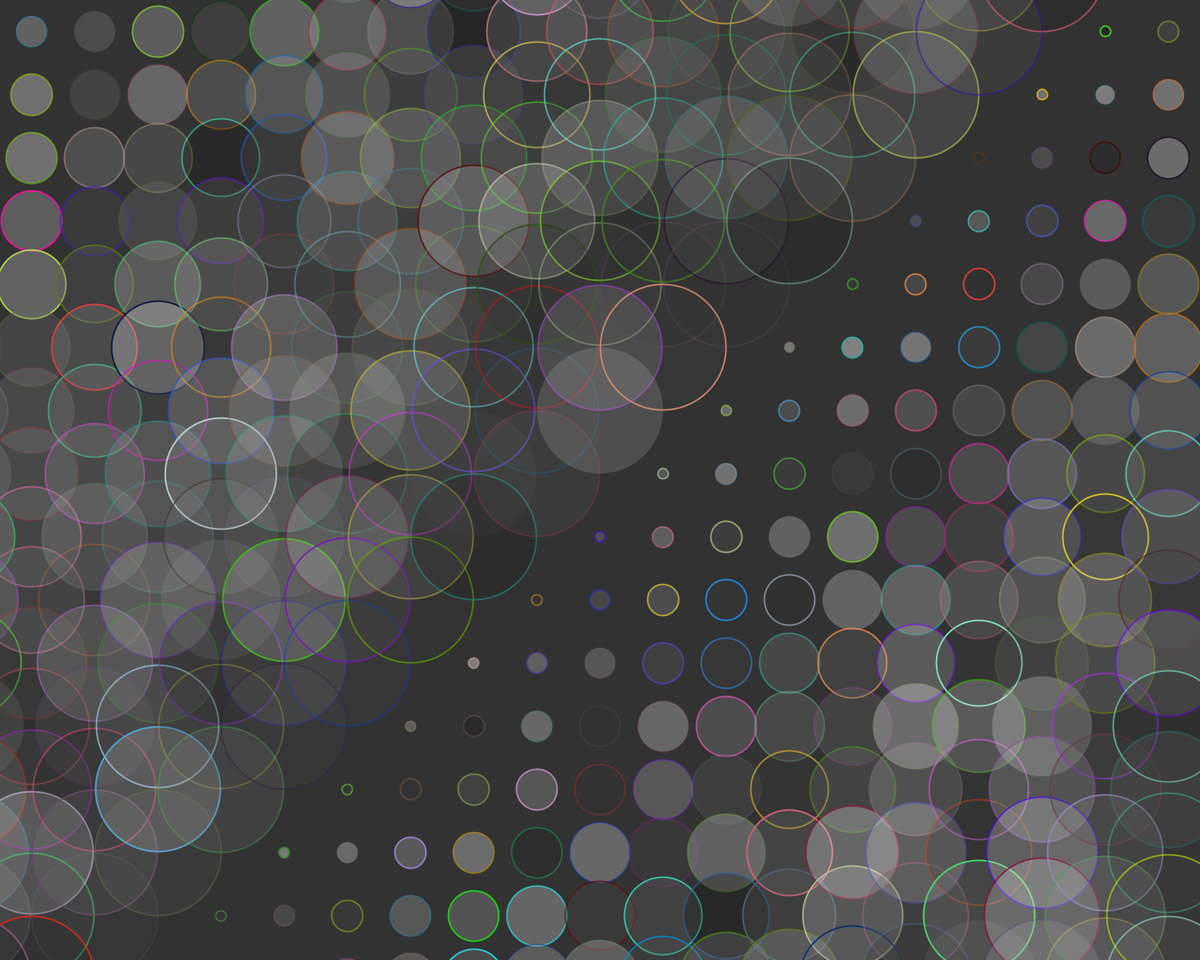
Frame 1 (no input)
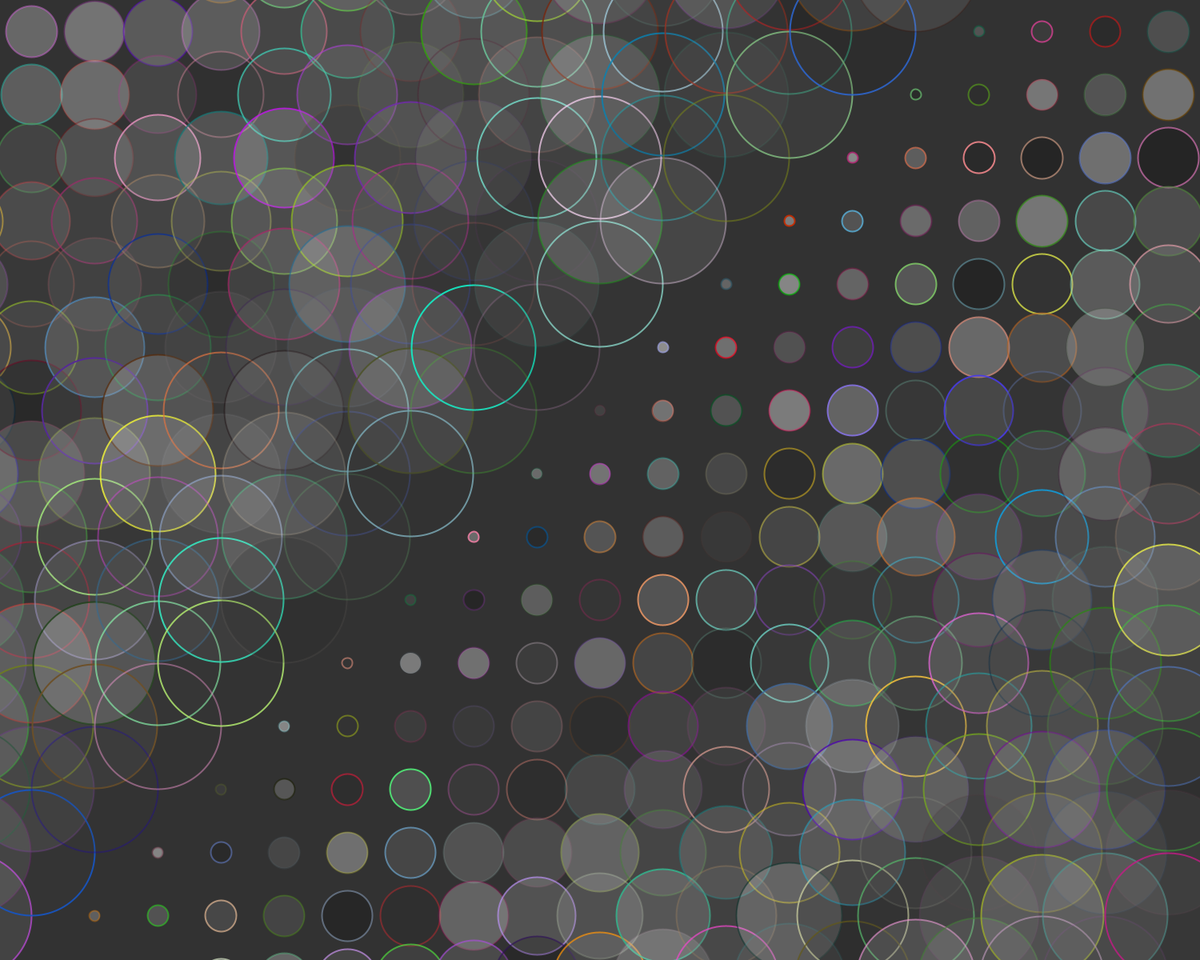
Frame 60 (the mouse pressed at the canvas centre just before this capture)
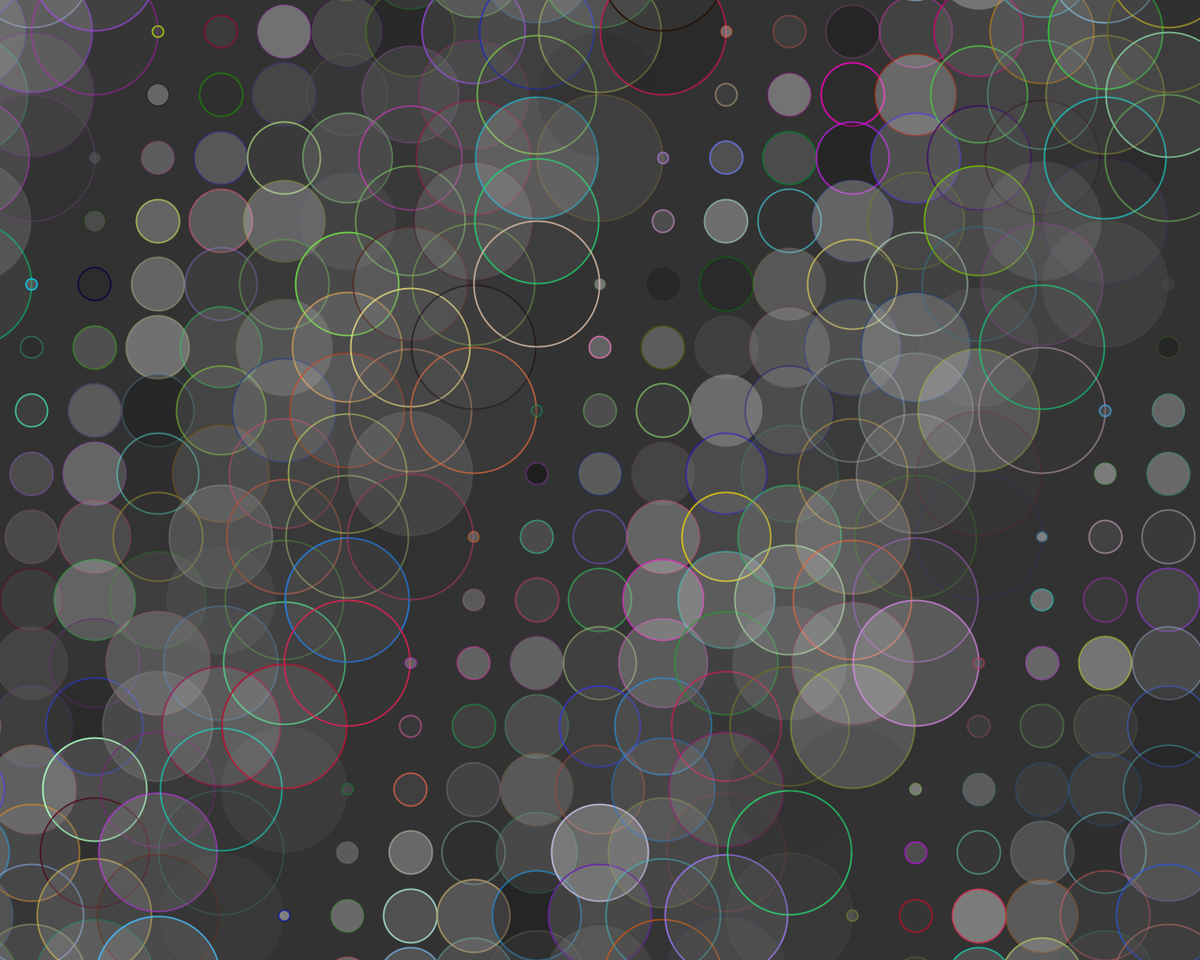
Frame 120 (the mouse held since frame 60 and released just before this capture)

The Processing sketch that drew these frames (run headless with seeded random() and noise(); from frame 60 on, the mouse is pressed at the canvas centre):

// Processing sketch: processing_151811
// ── processing_151811.pde

/*
 * Creative Coding
 * W2_06 - MouseTrap 3S
 * DEFurugen
 *
 * Similar to the previous sketch, this sketch draws a grid of oscillating circles. Each circle has a "lifetime"
 * over which it grows and changes intensity and opacity. At the end of each lifetime the circle begins again.
 * Pressing the left and right arrow keys changes the lifetime of all the circles globally.
 * 
 */

// variable used to store the current frame rate value
int frame_rate_value;

void setup() {

  // make the display window the full size of the screen
  size(1500, 1200);

  frame_rate_value = 19;
  rectMode(CENTER);
  background(0);
}


void draw() {

  background(50);

  int num = 20;
  int margin = 0;
  float gutter = 0; //distance between each cell
  float cellsize = ( width - (2 * margin) - gutter * (num - 1) ) / (num - 1);

  int circleNumber = 0; // counter
  for (int i=0; i<num; i++) {
    for (int j=0; j<num; j++) {
      circleNumber = (i * num) + j; // different way to calculate the circle number from w2_04

      float tx = margin + cellsize * i + gutter * i;
      float ty = margin + cellsize * j + gutter * j;

      movingCircle(tx, ty, cellsize, circleNumber);
    }
  }
} //end of draw 


void movingCircle(float x, float y, float size, int offset) {

  float circlePeriod = (float)frame_rate_value;
  float circleAge = (float)((frameCount + offset) % (int)circlePeriod) / circlePeriod;

  float circleSize = size * 2.0 * sin(circleAge * HALF_PI);

  strokeWeight(2);
  stroke(random(255),random(255),random(255), lerp(random(255),random(255), circleAge));
  fill(lerp(random(255),random(255), circleAge), lerp(120,random(50), circleAge));
  ellipse(x-size/2, y-size/2, circleSize, circleSize);
}


void mousePressed() {

// right button -- increase frame_rate_value 
if ( mouseX <= (displayWidth/2) && frame_rate_value >= 2) { 
frame_rate_value--; 
} 
else if (mouseX >= (displayWidth/2) && frame_rate_value <= 120) { 
frame_rate_value++; 
}

  // print the current value on the screen
  println("Current frame Rate is: " + frame_rate_value);
}
